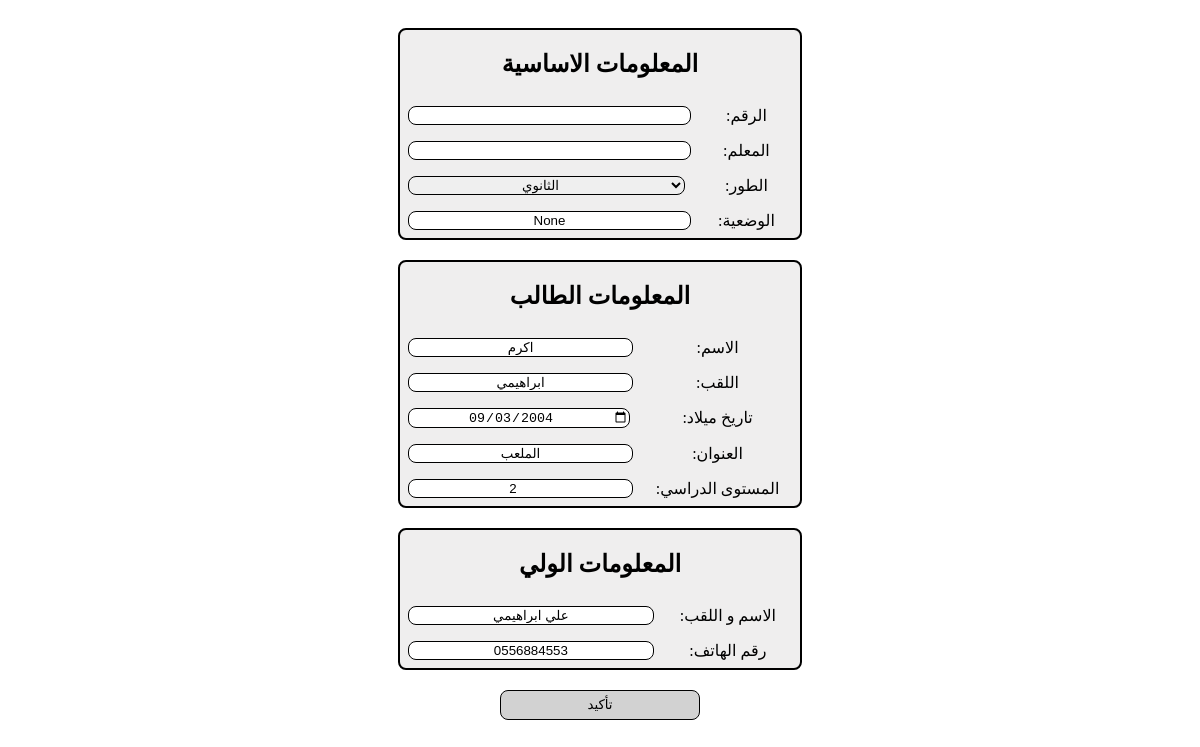
/update_form/1/ (signed in), run on an earlier commit of the app's database.
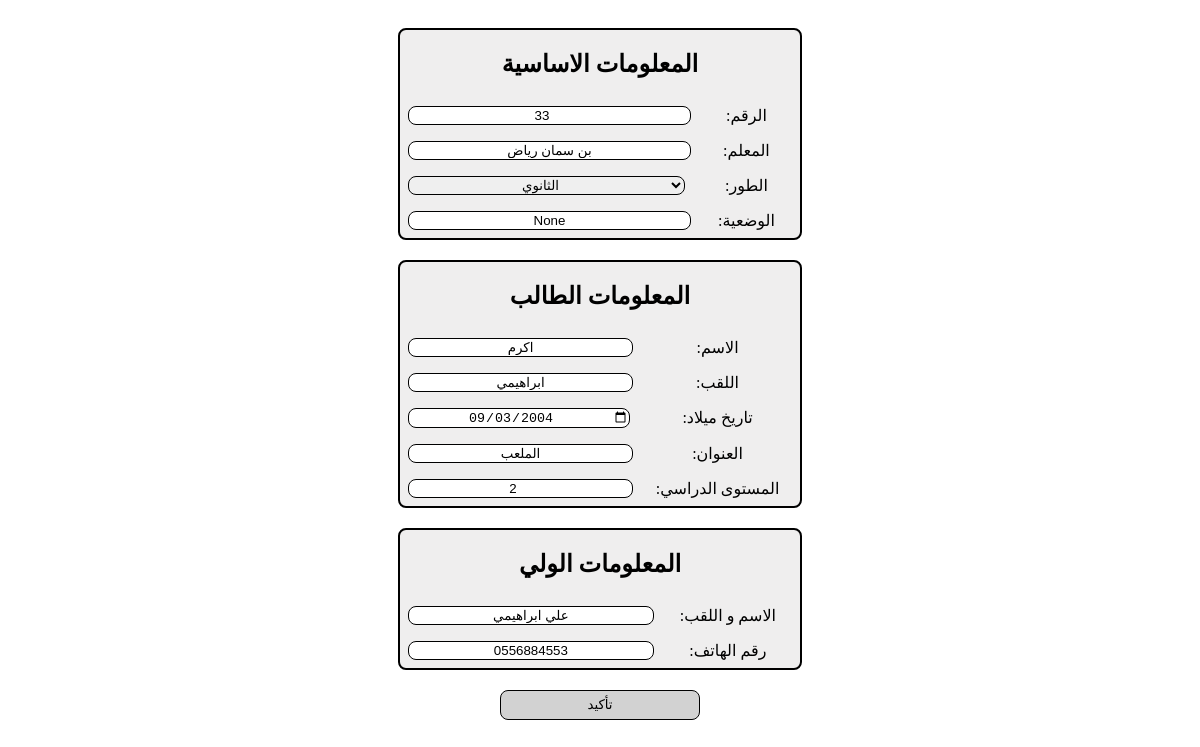
And on a later commit of the database.
### Core/models.py (models this page shows, shortened)
class Student(models.Model):
    num = models.IntegerField(unique=True,null=True,blank=True)
    first_name = models.CharField(max_length=40)
    last_name = models.CharField(max_length=40)
    level = models.ForeignKey("Level",on_delete=models.SET_NULL,null=True,related_name='level_student')
    date_birth = models.DateField()
    adress = models.CharField(max_length=60)
    level_year = models.CharField(max_length=60)
    situation = models.CharField(max_length=40,null=True,blank=True)
    confirmed = models.BooleanField()
    parent = models.ForeignKey("parent",on_delete=models.SET_NULL,null=True ,related_name='children')
    teacher = models.ForeignKey("teacher",on_delete=models.SET_NULL,null=True,blank=True,related_name = 'teacher_student')

class Level(models.Model):
    id = models.AutoField(primary_key=True)
    name = models.CharField(max_length=20)

class Parent(models.Model):
    id = models.AutoField(primary_key=True)
    name = models.CharField(max_length=80)
    phone = models.CharField(max_length=10)

class Teacher(models.Model):
    name = models.CharField(max_length=60)

### Core/views.py (the view, shortened to what this page needs)
# urls.py: path('update_form/<int:id>/',views.update_form,name='update_form'),
def update_form(request,id):
    if request.user.is_staff:
        student = Student.objects.get(id = id)
        if request.method == 'GET':
            return render(request,"update_form.html",{"student":student})
    return render(request,"home.html")

### Core/templates/update_form.html (shortened to what the changed rows need)
<!DOCTYPE html>
<html lang="en">
<head>
</head>
<body>
    <div class="main_container">
        <form method="post">
            <div class="sub_container">
            <h2>المعلومات الاساسية</h2>
            <table>
                <tr>
                    <td>
                        <input type="number" id="student_id" name="student_id" value="{{student.num}}" required>
                    </td>
                </tr>
                <tr>
                    <td>
                        <input type="text" id="teacher_name" name="teacher_name" value="{{student.teacher.name}}" required>
                    </td>
                </tr>
                <tr>
                    <td>
                        <select name="level_id" id="level_id" required>
                            <option value="{{student.level.id}}" >{{student.level.name}}</option>
                        </select>
                    </td>
                </tr>
                <tr>
                    <td>
                        <input type="text" id="situation" name="situation" value="{{student.situation}}" required>
                    </td>
                </tr>
            </table>
        </div>
            <div class="sub_container">
                <h2>المعلومات الطالب</h2>
                <table>
                    <tr>
                        <td>
                            <input type="text" id="student_name" name="student_name" value="{{student.first_name}}" required>
                        </td>
                    </tr>
                    <tr>
                        <td>
                            <input type="text" id="student_last_name" name="student_last_name" value="{{student.last_name}}" required>
                        </td>
                    </tr>
                    <tr>
                        <td>
                            <input type="date" id="date_birth" name="date_birth" value="{{student.date_birth|date:'Y-m-d' }}" required>
                        </td>
                    </tr>
                    <tr>
                        <td>
                            <input type="text" id="adress" name="adress" value="{{student.adress}}" required>
                        </td>
                    </tr>
                    <tr>
                        <td>
                            <input type="number" id="level_year" name="level_year" value="{{student.level_year}}" required>
                        </td>
                    </tr>
                </table>
            </div>
            <div class="sub_container">
                <h2>المعلومات الولي</h2>
                <table>
                    <tr>
                        <td>
                            <input type="text" id="parent_name" name="parent_name" value="{{student.parent.name}}" required>
                        </td>
                    </tr>
                    <tr>
                        <td>
                            <input type="text" id="parent_phone" name="parent_phone" value="{{student.parent.phone}}" required>
                        </td>
                    </tr>
                </table>
            </div>
        </form>
    </div>
</body>
</html>

What changed in the data, as far as the page shows it:
changed Student "None": student_id (not shown) → "33"; teacher_name (not shown) → "بن سمان رياض"
